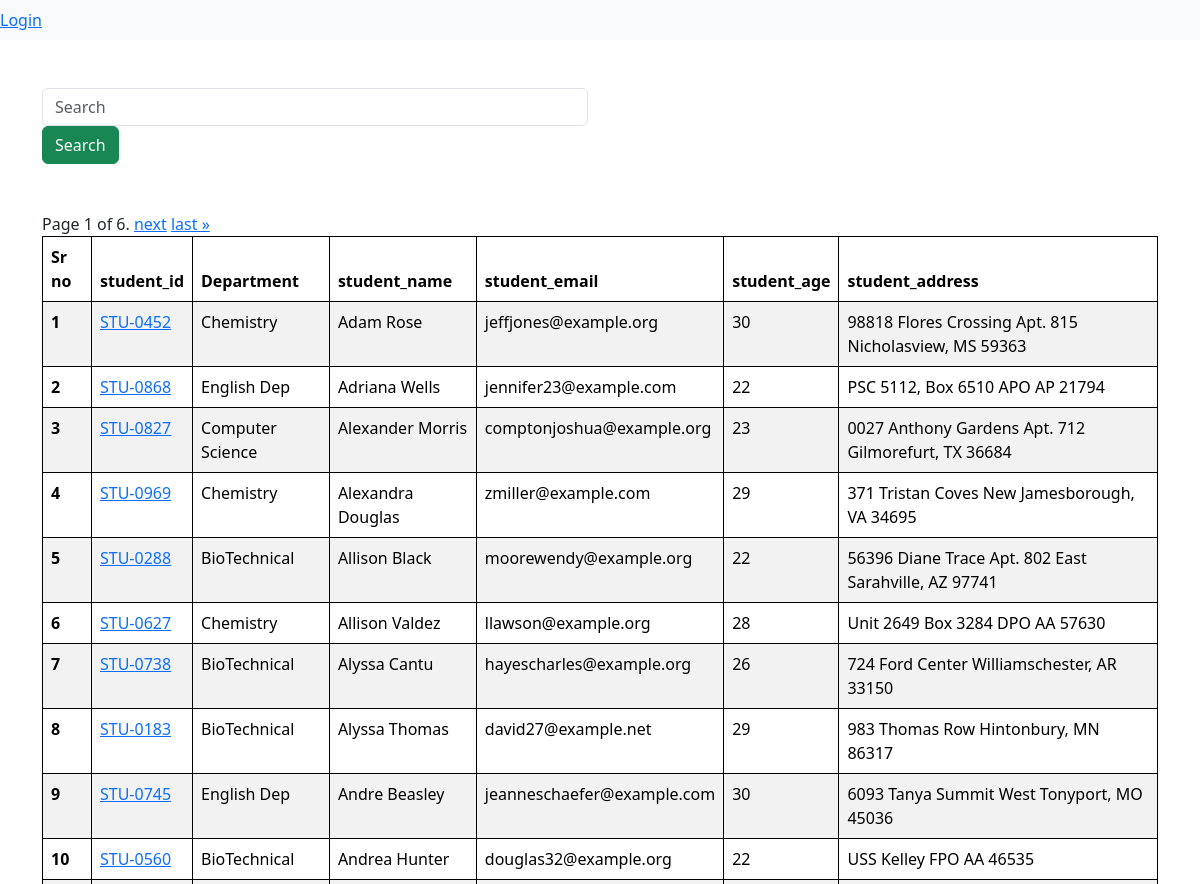
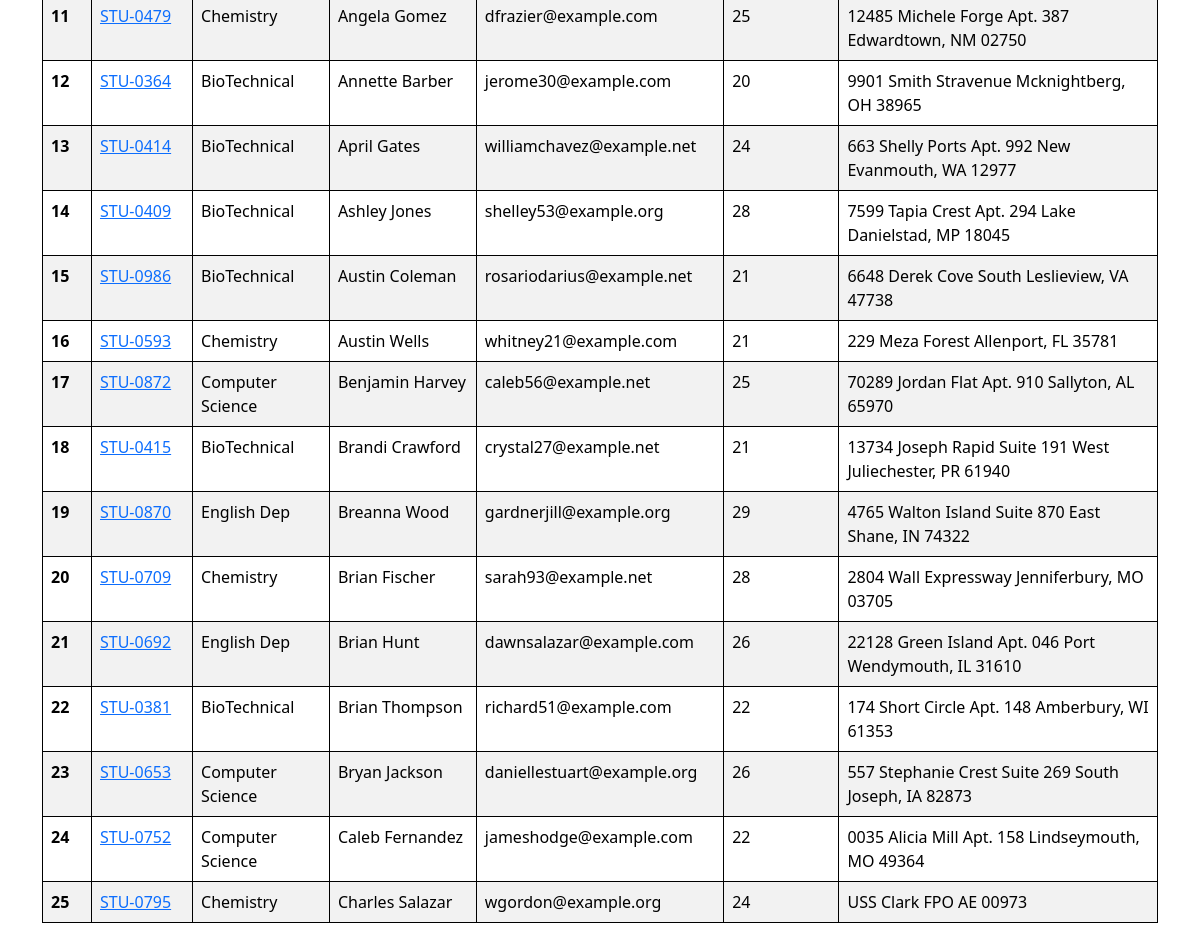
The page /student/ on the database its author committed (2 pictures, top to bottom).
### vege/models.py (models this page shows, shortened)
class Student(models.Model):
    department =models.ForeignKey(Department,related_name="depart",on_delete=models.CASCADE)
    student_id=models.OneToOneField(StudentID,related_name="studentid",on_delete=models.CASCADE)
    student_name=models.CharField(max_length=100)
    student_email=models.EmailField(unique=True)
    student_age=models.IntegerField(default=18)
    student_address=models.TextField()
    class Meta:
        ordering=['student_name']
        verbose_name="student"

class StudentID(models.Model):
    student_id=models.CharField(max_length=100)
    def __str__(self) -> str:
        return self.student_id

class Department(models.Model):
    department = models.CharField(max_length=100)
    class Meta:
        ordering=['department']

### vege/views.py (the view, shortened to what this page needs)
# urls.py: path('student/',getstudent,name="get_student"),
def getstudent(request):
    queryset=Student.objects.all()
    paginator = Paginator(queryset, 25)
    page_number = request.GET.get("page",1)
    page_obj = paginator.get_page(page_number)
    return render(request,'students.html',{'queryset':page_obj})

### vege/templates/students.html (shortened to what this page needs)
{% extends "base.html" %}
{% block start %}
<form >
<div class="container mt-5">
    <div class="row">
        <divc class="col-md-6">
            <input class="form-control" name ="search" placeholder="Search">
        </div>
<div class="col-md-6">
    <button class="btn btn-success">Search</button>
</div>
    </div>
</form>
<div class="container mt-5 ">
    <table class="table table-striped">
        <thead>
          <tr>
            <th scope="col">Sr no</th>
            <th scope="col">student_id</th>
            <th scope="col">Department</th>
            <th scope="col">student_name</th>
            <th scope="col">student_email</th>
            <th scope="col">student_age</th>
            <th scope="col">student_address</th>
          </tr>
        </thead>
        <tbody>
            {% for student in queryset %}
          <tr>
            <th scope="row">{{forloop.counter}}</th>
            <td>
                <a href="{% url 'see_marks'  student.student_id %}">{{student.student_id}}</a>
              </td>
            <td>{{student.department.department}}</td>
            <td>{{student.student_name}}</td>
            <td>{{student.student_email}}</td>
            <td>{{student.student_age}}</td>
            <td>{{student.student_address}}</td>
          </tr>
          {% endfor %}
          <div class="pagination">
            <span class="step-links">
                <span class="current">
                    Page {{ queryset.number }} of {{ queryset.paginator.num_pages }}.
                </span>
                {% if queryset.has_next %}
                    <a href="?page={{ queryset.next_page_number }}">next</a>
                    <a href="?page={{ queryset.paginator.num_pages }}">last &raquo;</a>
                {% endif %}
            </span>
</div>
{% endblock %}

### home/templates/base.html (style rules this page uses)
table, th, td { border: 1px solid black; }

### rows shown on the page
Student: student_id "STU-0452", department.department "Chemistry", student_name "Adam Rose", student_email "jeffjones@example.org", student_age "30", student_address "98818 Flores Crossing Apt. 815 Nicholasview, MS 59363"
Student: student_id "STU-0868", department.department "English Dep", student_name "Adriana Wells", student_email "jennifer23@example.com", student_age "22", student_address "PSC 5112, Box 6510 APO AP 21794"
Student: student_id "STU-0827", department.department "Computer Science", student_name "Alexander Morris", student_email "comptonjoshua@example.org", student_age "23", student_address "0027 Anthony Gardens Apt. 712 Gilmorefurt, TX 36684"
Student: student_id "STU-0969", department.department "Chemistry", student_name "Alexandra Douglas", student_email "zmiller@example.com", student_age "29", student_address "371 Tristan Coves New Jamesborough, VA 34695"
Student: student_id "STU-0288", department.department "BioTechnical", student_name "Allison Black", student_email "moorewendy@example.org", student_age "22", student_address "56396 Diane Trace Apt. 802 East Sarahville, AZ 97741"
Student: student_id "STU-0627", department.department "Chemistry", student_name "Allison Valdez", student_email "llawson@example.org", student_age "28", student_address "Unit 2649 Box 3284 DPO AA 57630"
Student: student_id "STU-0738", department.department "BioTechnical", student_name "Alyssa Cantu", student_email "hayescharles@example.org", student_age "26", student_address "724 Ford Center Williamschester, AR 33150"
Student: student_id "STU-0183", department.department "BioTechnical", student_name "Alyssa Thomas", student_email "david27@example.net", student_age "29", student_address "983 Thomas Row Hintonbury, MN 86317"
Student: student_id "STU-0745", department.department "English Dep", student_name "Andre Beasley", student_email "jeanneschaefer@example.com", student_age "30", student_address "6093 Tanya Summit West Tonyport, MO 45036"
Student: student_id "STU-0560", department.department "BioTechnical", student_name "Andrea Hunter", student_email "douglas32@example.org", student_age "22", student_address "USS Kelley FPO AA 46535"
Student: student_id "STU-0479", department.department "Chemistry", student_name "Angela Gomez", student_email "dfrazier@example.com", student_age "25", student_address "12485 Michele Forge Apt. 387 Edwardtown, NM 02750"
Student: student_id "STU-0364", department.department "BioTechnical", student_name "Annette Barber", student_email "jerome30@example.com", student_age "20", student_address "9901 Smith Stravenue Mcknightberg, OH 38965"
Student: student_id "STU-0414", department.department "BioTechnical", student_name "April Gates", student_email "williamchavez@example.net", student_age "24", student_address "663 Shelly Ports Apt. 992 New Evanmouth, WA 12977"
Student: student_id "STU-0409", department.department "BioTechnical", student_name "Ashley Jones", student_email "shelley53@example.org", student_age "28", student_address "7599 Tapia Crest Apt. 294 Lake Danielstad, MP 18045"
Student: student_id "STU-0986", department.department "BioTechnical", student_name "Austin Coleman", student_email "rosariodarius@example.net", student_age "21", student_address "6648 Derek Cove South Leslieview, VA 47738"
Student: student_id "STU-0593", department.department "Chemistry", student_name "Austin Wells", student_email "whitney21@example.com", student_age "21", student_address "229 Meza Forest Allenport, FL 35781"
Student: student_id "STU-0872", department.department "Computer Science", student_name "Benjamin Harvey", student_email "caleb56@example.net", student_age "25", student_address "70289 Jordan Flat Apt. 910 Sallyton, AL 65970"
Student: student_id "STU-0415", department.department "BioTechnical", student_name "Brandi Crawford", student_email "crystal27@example.net", student_age "21", student_address "13734 Joseph Rapid Suite 191 West Juliechester, PR 61940"
Student: student_id "STU-0870", department.department "English Dep", student_name "Breanna Wood", student_email "gardnerjill@example.org", student_age "29", student_address "4765 Walton Island Suite 870 East Shane, IN 74322"
Student: student_id "STU-0709", department.department "Chemistry", student_name "Brian Fischer", student_email "sarah93@example.net", student_age "28", student_address "2804 Wall Expressway Jenniferbury, MO 03705"
Student: student_id "STU-0692", department.department "English Dep", student_name "Brian Hunt", student_email "dawnsalazar@example.com", student_age "26", student_address "22128 Green Island Apt. 046 Port Wendymouth, IL 31610"
Student: student_id "STU-0381", department.department "BioTechnical", student_name "Brian Thompson", student_email "richard51@example.com", student_age "22", student_address "174 Short Circle Apt. 148 Amberbury, WI 61353"
Student: student_id "STU-0653", department.department "Computer Science", student_name "Bryan Jackson", student_email "daniellestuart@example.org", student_age "26", student_address "557 Stephanie Crest Suite 269 South Joseph, IA 82873"
Student: student_id "STU-0752", department.department "Computer Science", student_name "Caleb Fernandez", student_email "jameshodge@example.com", student_age "22", student_address "0035 Alicia Mill Apt. 158 Lindseymouth, MO 49364"
Student: student_id "STU-0795", department.department "Chemistry", student_name "Charles Salazar", student_email "wgordon@example.org", student_age "24", student_address "USS Clark FPO AE 00973"

### other values the page prints
{{ queryset.number }} "1"
{{ queryset.paginator.num_pages }} "6"
